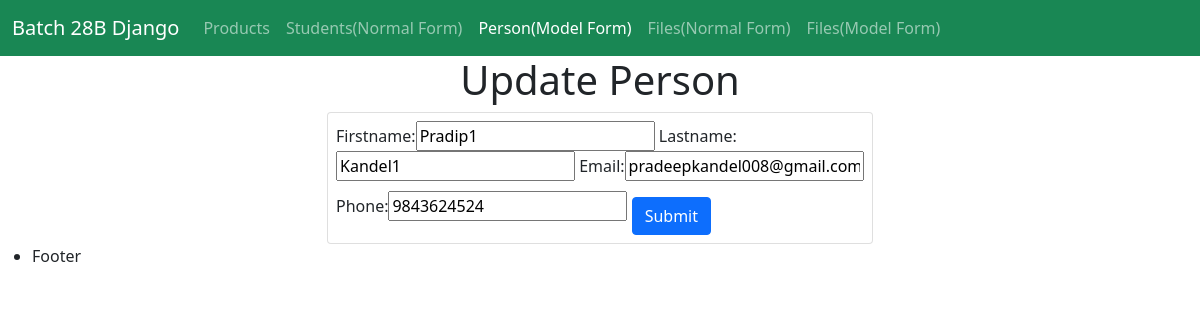
Screenshot of /products/update_person/5 with the database file from the repository.
### products/models.py (models this page shows, shortened)
class Person(models.Model):
    firstname = models.CharField(max_length=50)
    lastname = models.CharField(max_length=50)
    email = models.EmailField()
    phone = models.CharField(max_length=10)
    created_date = models.DateTimeField(auto_now_add=True)

### products/views.py (the view)
# urls.py: path('update_person/<int:person_id>', views.update_person),
def update_person(request, person_id):
    person = Person.objects.get(id=person_id)
    if request.method == 'POST':
        form = PersonForm(request.POST, instance=person)
        if form.is_valid():
            form.save()
            return redirect('/products/get_persons/')
    context = {
        'form_person': PersonForm(instance=person),
        'activate_person': 'active'
    }
    return render(request, 'products/update_person.html', context)

### products/forms.py
class PersonForm(ModelForm):
    class Meta:
        model = Person
        fields = '__all__'

### products/templates/products/update_person.html (shortened to what this page needs)
{% extends 'layout.html' %}
{% load bootstrap %}
{% block main_content %}
<div class="container">
<div class="row">
    <div class="col-md-6 offset-md-3">
        <h1 class="text-center">Update Person</h1>
        <div class="card p-2">
        <form class="form" action="" method="POST">
            {{ form_person | bootstrap_horizontal }}
            <button type="submit" class="btn btn-primary mt-3">Submit</button>
        </form>
    </div>
    </div>
</div>
</div>
{% endblock %}

### static/css/style.css (style rules this page uses)
body { background-color:cyan; }

### rows the page displays
Person: firstname "Pradip1", lastname "Kandel1", email "pradeepkandel008@gmail.com", phone "9843624524"
